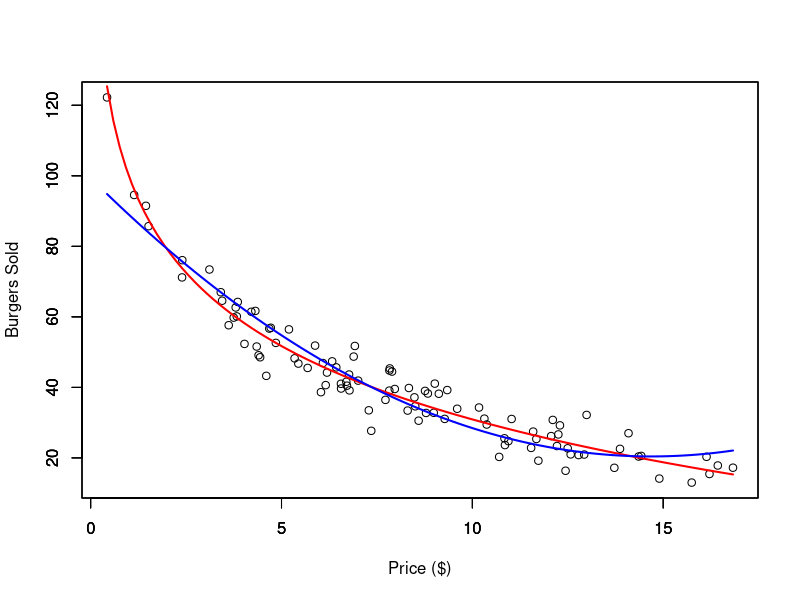
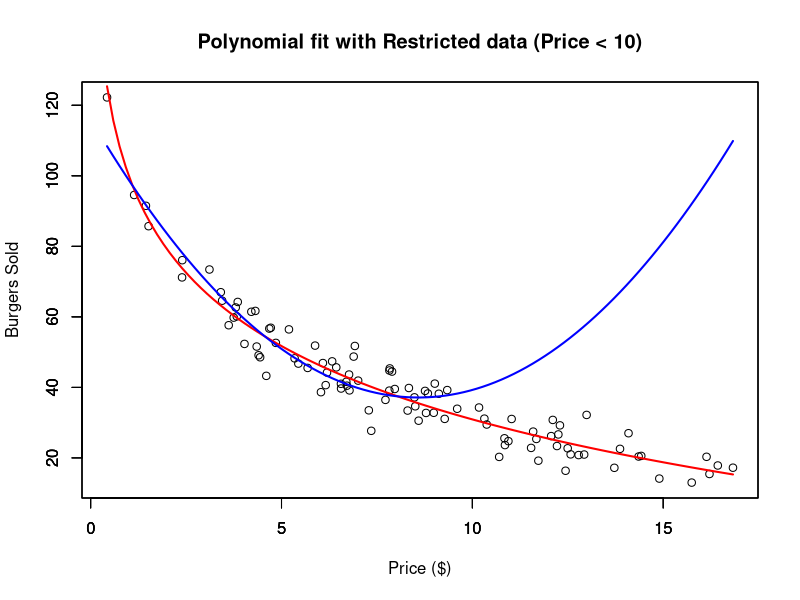

Reproduce these figures in R, in order.
## ---- chunk 1
dat <- read.csv("Burger Data.csv")

# Polynomial Regression Fit
outRegPol <- lm(Burgers ~ Price + I(Price^2), data = dat)

# Data Limits
xmin <- min(dat$Price)
xmax <- max(dat$Price)
ymin <- min(dat$Burgers)
ymax <- max(dat$Burgers)

# Scatter plot
plot(x = dat$Price,
     y = dat$Burgers,
     ylim = c(ymin, ymax),
     xlim = c(xmin, xmax),
     xlab = "Price ($)",
     ylab = "Burgers Sold")
par(new = TRUE)
# Plots real non-linear relationship
curve(expr = 100 - 30 * log(x),
      from = xmin,
      to   = xmax,
      ylim = c(ymin, ymax),
      xlim = c(xmin, xmax),
      xlab = "",
      ylab = "",
      col  = 'red',
      lwd  = 2)
par(new = TRUE)
# Plots approximated polynomial relationship
curve(expr = outRegPol$coefficients[1] + outRegPol$coefficients[2] * x + outRegPol$coefficients[3] * x^2,
      from = xmin,
      to   = xmax,
      ylim = c(ymin, ymax),
      xlim = c(xmin, xmax),
      xlab = "",
      ylab = "",
      col  = 'blue',
      lwd  = 2)
## ---- chunk 2
dat <- read.csv("Burger Data.csv")

# Select only Prices bellow 10 dollars
sel <- dat$Price < 10

datRes <- dat[sel, ]

# Polynomial Regression Fit
outRegPolRes <- lm(Burgers ~ Price + I(Price^2), data = datRes)

# Data Limits
xmin <- min(dat$Price)
xmax <- max(dat$Price)
ymin <- min(dat$Burgers)
ymax <- max(dat$Burgers)

# Scatter plot
plot(x = dat$Price,
     y = dat$Burgers,
     ylim = c(ymin, ymax),
     xlim = c(xmin, xmax),
     xlab = "Price ($)",
     ylab = "Burgers Sold",
     main = "Polynomial fit with Restricted data (Price < 10)")
par(new = TRUE)
# Plots real non-linear relationship
curve(expr = 100 - 30 * log(x),
      from = xmin,
      to   = xmax,
      ylim = c(ymin, ymax),
      xlim = c(xmin, xmax),
      xlab = "",
      ylab = "",
      col  = 'red',
      lwd  = 2)
par(new = TRUE)
# Plots approximated polynomial relationship
curve(expr = outRegPolRes$coefficients[1] + outRegPolRes$coefficients[2] * x + outRegPolRes$coefficients[3] * x^2,
      from = xmin,
      to   = xmax,
      ylim = c(ymin, ymax),
      xlim = c(xmin, xmax),
      xlab = "",
      ylab = "",
      col  = 'blue',
      lwd  = 2)
